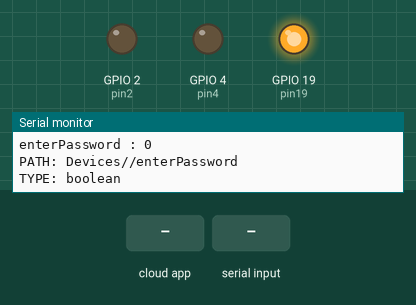
Simulated run of this sketch. Board: ESP32. Shown: output pins drawn as LEDs (lit = HIGH), the last lines printed to the serial monitor. The test bench sets the inputs (shaded band). WiFi joins after 1.5 s; servers stay silent unless stated; EEPROM starts erased; the Firebase database answers and starts empty.

Above: at 4.2 s.
4.3 s: the phone or cloud app sets enterPassword to 1
At 9.5 s:
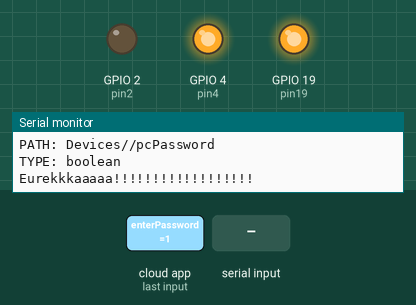
At 10.3 s:
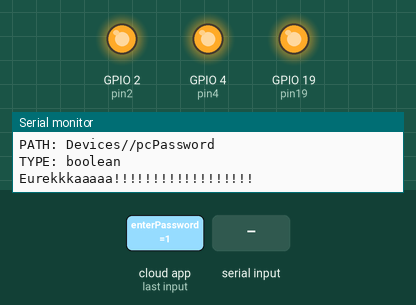
11.1 s: "#" received over Serial
At 11.1 s:
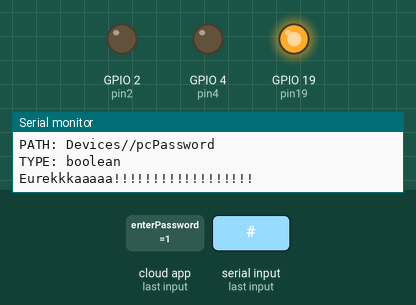
Timing chart, 0 to 14.1 s (numbered marks = the images above; inputs shaded):
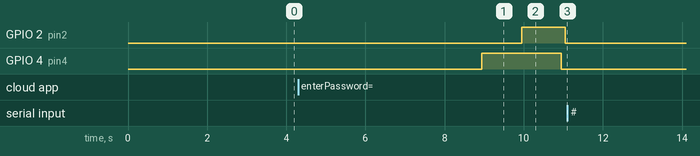

Measured:
- after the input at 4.3 s, GPIO 2 (pin2): LOW → HIGH after 5.6 s, → LOW 1.1 s later; GPIO 4 (pin4): LOW → HIGH after 4.6 s, → LOW 2.0 s later
- after the input at 11.1 s, GPIO 2 (pin2): stays LOW (without the input it goes to HIGH after 4.4 s); GPIO 4 (pin4): stays LOW (without the input it goes to HIGH after 3.4 s)

The sketch:

EPS_ARDUINO_FIREBASE_BLUETOOTH.ino
```cpp
#include <Arduino.h>
#include <WiFi.h>
#include <Firebase_ESP_Client.h>
#include <EEPROM.h>

#include "addons/TokenHelper.h"
#include "addons/RTDBHelper.h"

#define USER_EMAIL "pmk@gmail.com"
#define USER_PASSWORD "123Abc@@"

// Insert your network credentials
// #define WIFI_SSID "BB_624"
// #define WIFI_PASSWORD "Kuddus Ali"

// Insert Firebase project API Key
#define API_KEY "AIzaSyDV9b5cGBbr4xe77iOBFaystConmEvRuwM"

// Insert RTDB URLefine the RTDB URL */
#define DATABASE_URL "https://pc-control-a7861-default-rtdb.firebaseio.com/"

//EEPROM
#define EEPROM_SIZE 256
int flash = 0;
String Flash_Data;
String SSID = "";
String Password = "";
String Token = "";
int count_EP = 0;

int pin2 = 2;
int pin4 = 4;
int pin19 =19;

//Define Firebase Data object
FirebaseData database;

FirebaseAuth auth;
FirebaseConfig config;


// path for the two directories
String enterPasswordPath = "";
String statusPath = "";
String userNamePath = "";

bool enterPassword = false;
String status = "";


int cnt = 5;
String userID = "-NSEPuwbKZ8DA7IwVWTE";  // will get from bluetooth
String userName = "";                    // will get from Database
String pcPassword = "";
String pcPasswordPath = "";

unsigned long sendDataPrevMillis = 0;
int count = 0;
bool signupOK = false;


void setWifiPassword() {
  SSID = "";
  Token = "";
  Password = "";
  if (Serial.available()) {
    // Serial.write(SerialBT.read());
    // Serial.print(SerialBT.read());
    Flash_Data = Serial.readString();
    // EEPROM.writeString(1,Password);
    // EEPROM.commit();
    EEPROM.writeString(0, Flash_Data);
    // EEPROM.writeString(50,"SSID");
    // EEPROM.writeString(100,"PASSWORD");
    Serial.println(Flash_Data.length());
    EEPROM.commit();
    count_EP = 0;
    // Serial.println(Password);
    Serial.println("Password saved");
    // updateData(Flash_Data);

    for (int i = 0; i < Flash_Data.length(); i++) {
      if (Flash_Data[i] == '#') {
        count_EP = count_EP + 1;
        i++;
      }
      if (count_EP == 0) {
        SSID = SSID + String(Flash_Data[i]);
      }
      if (count_EP == 1) {
        Password = Password + String(Flash_Data[i]);
      }

      if (count_EP == 2 && Flash_Data[i] != ' ') {
        Token = Token + String(Flash_Data[i]);
      }
      if (count_EP > 2) { break; }
    }
    count_EP = 0;
    flash = 1;
  }

  if (flash == 1) {
    EEPROM.writeString(50, SSID);
    EEPROM.writeString(100, Password);
    EEPROM.writeString(150, Token);
    EEPROM.write(220, 10);
    EEPROM.commit();
  }
  flash = 0;

  Serial.print("Flash   ");
  Serial.println(Flash_Data);

  Serial.print("SSID ");
  String s = EEPROM.readString(50);
  const char* ss = s.c_str();
  Serial.println(ss);

  Serial.print("Password ");
  Serial.println(EEPROM.readString(100));

  Serial.print("Token ");
  Serial.println(EEPROM.readString(150));
  userID = EEPROM.readString(150);


  // delay(2000);
}


void getUserName() {
  userNamePath = updateUserNamePath_div();
  FirebaseData db;

  if (Firebase.ready() && signupOK && (millis() - sendDataPrevMillis > 1000 || sendDataPrevMillis == 0)) {
    sendDataPrevMillis = millis();
    if (Firebase.RTDB.getString(&db, userNamePath)) {
      userName = db.to<String>();
      Serial.println("UserName : " + userName);
      Serial.println("PATH: " + db.dataPath());
      Serial.println("TYPE: " + db.dataType());
    } else {
      Serial.println("FAILED");
      Serial.println("REASON: " + db.errorReason());
    }
  }
}

void getEnterPassword() {
  enterPasswordPath = updateEnterPasswordPath_div();
  FirebaseData db;
  Serial.println(pcPassword);
  if (Firebase.ready() && signupOK && (millis() - sendDataPrevMillis > 1000 || sendDataPrevMillis == 0)) {
    sendDataPrevMillis = millis();
    if (Firebase.RTDB.getBool(&db, enterPasswordPath)) {
      enterPassword = db.to<bool>();
      Serial.println("enterPassword : " + String(enterPassword));
      Serial.println("PATH: " + db.dataPath());
      Serial.println("TYPE: " + db.dataType());
    } else {
      Serial.println("FAILED");
      Serial.println("Path : " + enterPasswordPath);
      Serial.println("REASON: " + db.errorReason());
    }
  }
  delay(1005);
  getPcPassword();
}

void setEnterPassword() {
  enterPasswordPath = updateEnterPasswordPath_div();
  FirebaseData db;

  if (Firebase.ready() && signupOK && (millis() - sendDataPrevMillis > 1000 || sendDataPrevMillis == 0)) {
    sendDataPrevMillis = millis();
    if (Firebase.RTDB.setBool(&db, enterPasswordPath, false)) {
      Serial.println("enterPassword set");
      Serial.println("PATH: " + db.dataPath());
      Serial.println("TYPE: " + db.dataType());
      cnt = 1;
    } else {
      Serial.println("FAILED");
      Serial.println("REASON: " + db.errorReason());
      cnt = 1;
    }
  }
}

void getPcPassword() {
  pcPasswordPath = updatePcPasswordPath_div();
  FirebaseData db;

  if (Firebase.ready() && signupOK && (millis() - sendDataPrevMillis > 1000 || sendDataPrevMillis == 0)) {
    sendDataPrevMillis = millis();
    if (Firebase.RTDB.getBool(&db, pcPasswordPath)) {
      pcPassword = db.to<String>();
      Serial.println("pcPassword: " + pcPassword);
      Serial.println("PATH: " + db.dataPath());
      Serial.println("TYPE: " + db.dataType());
    } else {
      Serial.println("FAILED");
      Serial.println("Path : " + pcPasswordPath);
      Serial.println("REASON: " + db.errorReason());
    }
  }
}

// void getStatus(){
//   statusPath = updateStatusPath_div();
//   FirebaseData db;

//   if (Firebase.ready() && signupOK && (millis() - sendDataPrevMillis > 1000 || sendDataPrevMillis == 0)){
//       sendDataPrevMillis = millis();
//       if (Firebase.RTDB.getString(&db, statusPath)){
//           status = db.to<bool>();
//           Serial.println("Status : " + status);
//           Serial.println("PATH: " + db.dataPath());
//           Serial.println("TYPE: " + db.dataType());
//       }
//       else {
//           Serial.println("FAILED");
//           Serial.println("REASON: " + db.errorReason());
//       }
//   }
// }

// void setStatus(){
//   statusPath = updateStatusPath_div();
//   FirebaseData db;

//   if (Firebase.ready() && signupOK && (millis() - sendDataPrevMillis > 1000 || sendDataPrevMillis == 0)){
//       sendDataPrevMillis = millis();
//       if (Firebase.RTDB.setString(&db, statusPath, "Done")){
//           Serial.println("Status set");
//           Serial.println("PATH: " + db.dataPath());
//           Serial.println("TYPE: " + db.dataType());
//           cnt = 2;
//       }
//       else {
//           Serial.println("FAILED");
//           Serial.println("REASON: " + db.errorReason());
//           cnt = 2;
//       }
//   }
// }

String updateEnterPasswordPath_div() {
  String ret = "Devices/" + userID + "/enterPassword";
  // Serial.println("Path : " + ret);
  return ret;
}
String updatePcPasswordPath_div() {
  String ret = "Devices/" + userID + "/pcPassword";
  // Serial.println("Path : " + ret);
  return ret;
}
String updateUserNamePath_div() {
  String ret = "Devices/" + userID + "/userName";
  return ret;
}

// String updateStatusPath_div(){
//     String ret = ("Devices/"+userID+"/status");
//     return ret;
// }

String updateEnterPasswordPath_user() {
  String ret = ("/Users/" + userName + "/enterPassword");
  return ret;
}
String updateUserNamePath_user() {
  String ret = ("/Users/" + userName + "/userName");
  return ret;
}

String updateStatusPath_user() {
  String ret = ("/Users/" + userName + "/status");
  return ret;
}

void setup() {
  EEPROM.begin(EEPROM_SIZE);
  Serial.begin(9600);
  Serial2.begin(9600, SERIAL_8N1, 16, 17);  //RX2 = GPIO16, TX2 = 17
  delay(1000);
  pinMode(pin19,OUTPUT);
  String ROM_ssid = EEPROM.readString(50);
  String ROM_password = EEPROM.readString(100);
  const char* ssid;
  ssid = ROM_ssid.c_str();
  const char* password;
  password = ROM_password.c_str();
  Serial.print("ssid ");
  Serial.println(ssid);

  Serial.print("password ");
  Serial.println(password);
  Serial.println("____________________________");

  WiFi.mode(WIFI_STA);  //Optional
  WiFi.begin(ssid, password);
  Serial.println("\nConnecting");

  while (WiFi.status() != WL_CONNECTED) {
    Serial.print(".");
    delay(1000);
    if (WiFi.status() == WL_CONNECTED) {
      digitalWrite(pin19,HIGH);
      Serial.println("<<<<<<<<<<<<<<<<<<<<<<<<<<Connected to " + ROM_ssid + " Network>>>>>>>>>>>>>>>>>>>>>>>");
      break;
    }
    else{
      Serial.println("Not Connected");
      digitalWrite(pin19,LOW);
    }
    if (millis() > 10000) {
      break;
    }
  }


  Serial.println("\nConnected to the WiFi network");
  Serial.print("Local ESP32 IP: ");
  Serial.println(WiFi.localIP());

  Serial.println();

  config.api_key = API_KEY;
  config.database_url = DATABASE_URL;

  /* Sign up */
  if (Firebase.signUp(&config, &auth, "", "")) {
    Serial.println("ok");
    signupOK = true;
  } else {
    Serial.printf("%s\nErorr!!!", config.signer.signupError.message.c_str());
  }

  Firebase.begin(&config, &auth);
  Firebase.reconnectWiFi(true);
  pinMode(pin2, OUTPUT);
  pinMode(pin4, OUTPUT);
}

void loop() {
  setWifiPassword();
  getEnterPassword();
  delay(1005);
  if (enterPassword == true && cnt > 0) {
    Serial.println("Eurekkkaaaaa!!!!!!!!!!!!!!!!!!");
    Serial2.println(pcPassword);
    delay(1000);
    digitalWrite(pin4, HIGH);

    delay(1000);
    digitalWrite(pin2, HIGH);


    delay(1000);


    cnt = -1;
  }
  digitalWrite(pin4, LOW);
  delay(100);

  digitalWrite(pin2, LOW);
  delay(100);
  if (enterPassword) {
    setEnterPassword();
  }
}
```
